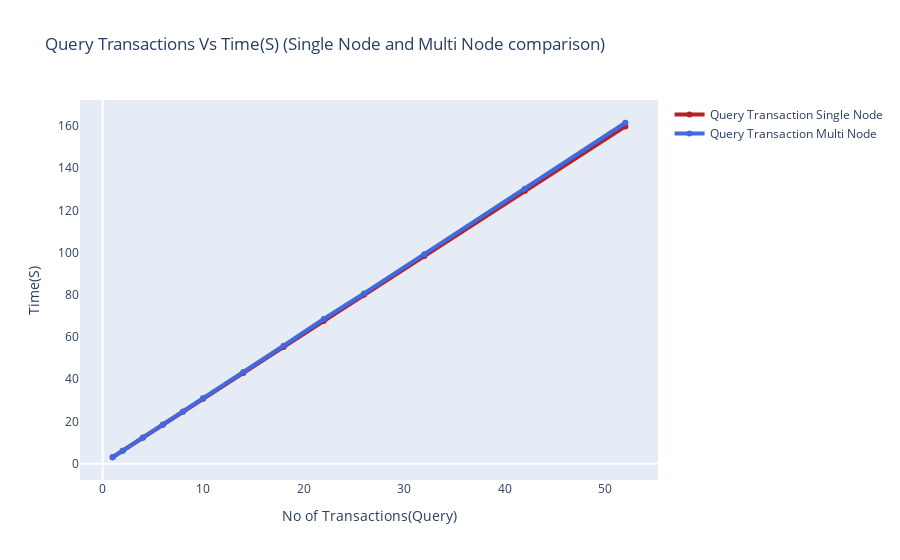

Source (notebook cell):
### Code cell
fig = go.Figure()
fig.add_trace(go.Scatter(x=query['No_of_Transactions'], y=query['Time(S)'], name='Query Transaction Single Node',
                         line=dict(color='firebrick', width=4)))
fig.add_trace(go.Scatter(x=query_multi['No_of_Transactions'], y=query_multi['Time(S)'], name='Query Transaction Multi Node',
line=dict(color='royalblue', width=4)))
fig.update_layout(title='Query Transactions Vs Time(S) (Single Node and Multi Node comparison)',
                   xaxis_title='No of Transactions(Query)',
                   yaxis_title='Time(S)')
fig.update_layout(xaxis_showgrid=False, yaxis_showgrid=False)

### Figure 1 — Plotly figure (JSON) as saved in the notebook; plotly's stock layout.template omitted (floating-point values rounded to 4 significant figures)
{"data": [{"line": {"color": "firebrick", "width": 4}, "name": "Query Transaction Single Node", "type": "scatter", "x": [1, 2, 4, 6, 8, 10, 14, 18, 22, 26, 32, 42, 52], "y": [3.073, 6.149, 12.28, 18.44, 24.59, 30.73, 43.02, 55.32, 67.62, 80.0, 98.39, 129.1, 159.7]}, {"line": {"color": "royalblue", "width": 4}, "name": "Query Transaction Multi Node", "type": "scatter", "x": [1, 2, 4, 6, 8, 10, 14, 18, 22, 26, 32, 42, 52], "y": [3.113, 6.192, 12.37, 18.58, 24.77, 31.08, 43.39, 55.88, 68.55, 80.6, 99.26, 130.2, 161.5]}], "layout": {"title": {"text": "Query Transactions Vs Time(S) (Single Node and Multi Node comparison)"}, "xaxis": {"showgrid": false, "title": {"text": "No of Transactions(Query)"}}, "yaxis": {"showgrid": false, "title": {"text": "Time(S)"}}}}
